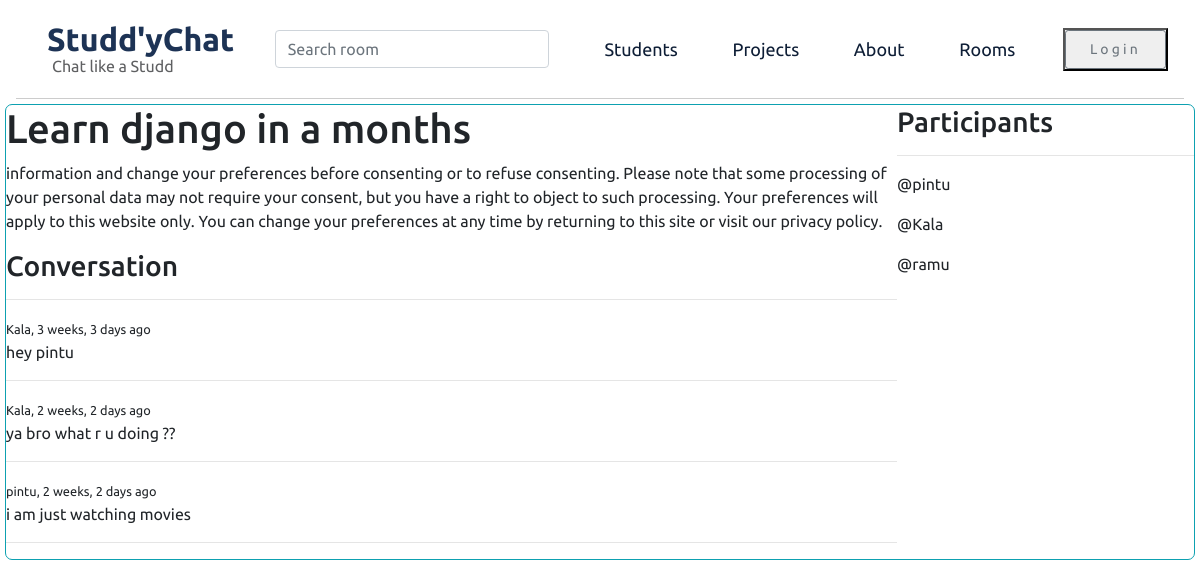
Page /room/2/ on the committed database.
### base/models.py (models this page shows, shortened)
class Room(models.Model):
    host = models.ForeignKey(User,on_delete=models.SET_NULL,null=True)
    topic = models.ForeignKey(Topic,on_delete=models.SET_NULL,null=True)
    name = models.CharField(max_length=200)
    description = models.TextField(null=True,blank=True)
    participants = models.ManyToManyField(User,related_name='participants',blank=True)
    updated = models.DateTimeField(auto_now=True)
    created = models.DateTimeField(auto_now_add=True)
    class Meta:
        ordering = ['-updated','-created']

class Message(models.Model):
    user = models.ForeignKey(User,on_delete=models.CASCADE)
    room = models.ForeignKey(Room,on_delete=models.CASCADE)
    body = models.TextField()
    updated = models.DateTimeField(auto_now=True)
    created = models.DateTimeField(auto_now_add=True)
    class Meta:
        ordering = ['-updated','-created']

### base/views.py (the view, shortened to what this page needs)
# urls.py: path('room/<str:pk>/',views.room,name='room'),
def room(request,pk):
    room = Room.objects.get(id=pk)
    room_messages = room.message_set.all().order_by()
    participants = room.participants.all()
    context = {'room':room,'room_messages':room_messages,'participants':participants}
    return render(request,'base/room.html',context)

### base/templates/base/room.html (shortened to what this page needs)
{%extends 'main.html'%}
{%block content%}
<div class="room-container">
  <div class="messages-container">
    <h1>{{room.name}}</h1>
    <p>{{room.description}}</p>
    <h3>Conversation</h3>
    <hr>
    {% for message in room_messages %}
    <div>
      <small>{{message.user}}, {{message.created|timesince}} ago</small>
      <p>{{message.body}}</p>
      <hr>
    </div>
    {%endfor%}
  </div>
  <div class="participants">
    <h3>Participants</h3>
    <hr>
    {% for participant in participants %}
    <div>
      <p>@{{participant.username}}</p>
    </div>
    {% endfor %}
  </div>
</div>
{%endblock content%}

### static/style/style.css (style rules this page uses)
* { margin: 0; padding: 0; font-family: 'Montserrat', sans-serif; font-family: 'Poppins', sans-serif; font-family: 'Roboto', sans-serif; font-family: 'Ubuntu', sans-serif; }
.room-container { height: fit-content; border:1px solid#0da1b1; margin: 5px; border-radius: 7px; }

### base/templates/base/room.html (style rules this page uses)
.room-container { display: grid; grid-template-columns: 3fr 1fr; }

### rows in the picture
Room: name "Learn django in a months", description "information and change your preferences before consenting or to refuse consenting. Please note that some processing of your personal data may not require your consent, but you have a right to object to such processing. Your preferences will apply to this website only. You can change your preferences at any time by returning to this site or visit our privacy policy."
Message: user "Kala", created "3 weeks, 3 days", body "hey pintu"
Message: user "Kala", created "2 weeks, 2 days", body "ya bro what r u doing ??"
Message: user "pintu", created "2 weeks, 2 days", body "i am just watching movies"

### other values in the picture
{{ participant.username }} "pintu"
{{ participant.username }} "Kala"
{{ participant.username }} "ramu"
